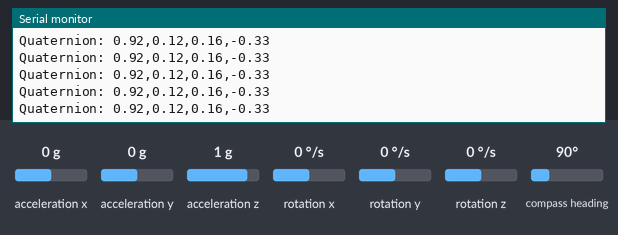
Simulated run of this sketch. Board: Arduino Nano 33 BLE. Shown: the last lines printed to the serial monitor. The test bench sets the inputs (shaded band); at power-on: acceleration x 0 g, rotation x 0 °/s, acceleration z 1 g, acceleration y 0 g, rotation y 0 °/s, rotation z 0 °/s, compass heading 90°.

Above: at 4.2 s.
4.3 s: acceleration x set to -1.4 g
At 5.1 s:
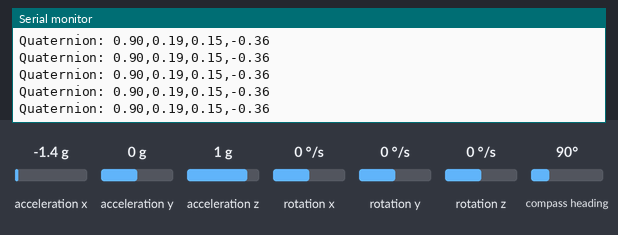
5.8 s: rotation x set to 100 °/s
At 6.7 s:
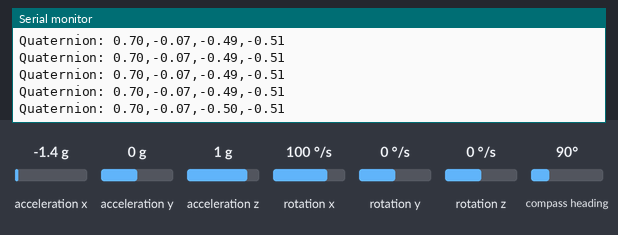
8.8 s: acceleration z set to 0.8 g
At 9.5 s:
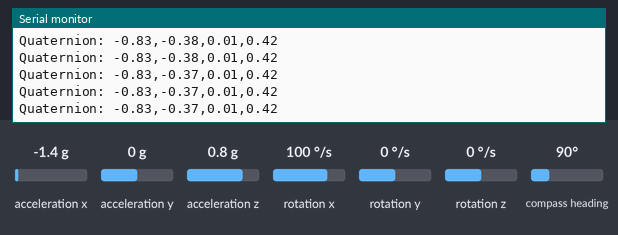
Timing chart, 0 to 10.4 s (numbered marks = the images above; inputs shaded):
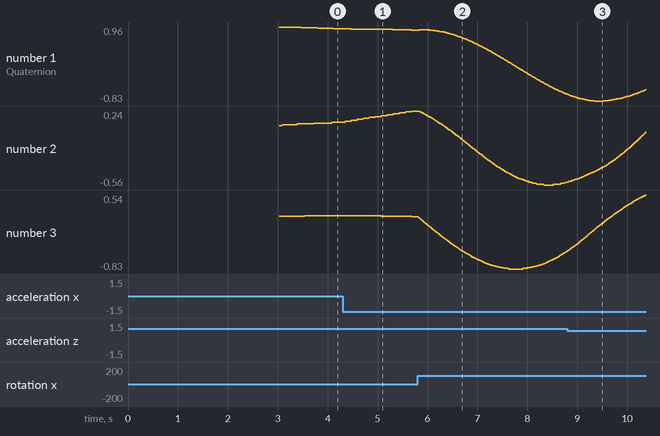

The sketch:

LSM9DS1_4_AHRS_adafruit_lib.ino
```cpp
#include <Arduino_LSM9DS1.h>
#include <Adafruit_AHRS.h>

#define UPDATE_RATE   119
#define MICROS_TO_SEC (1.0e-6)

Adafruit_Madgwick filter;

unsigned long timestamp = 0;

float mag_hardIron[3] = {55.21, -50.13, -68.45};
float mag_softIron[9] = {
  0.992, 0.020, 0.018,
  0.020, 1.002, -0.017,
  0.018, -0.017, 1.007
};

float accel_calibration[3] = {-0.01, 0.06, 0.01};
float gyro_calibration[3] = {0};

void setup() {
  Serial.begin(115200);

  if(!IMU.begin()){
    Serial.println("LSM9DS1 initialization error");
    while(1);
  }

  delay(1000);
  calibrateGyro(100);

  filter.begin(UPDATE_RATE);
}

void loop() {

  if(IMU.gyroscopeAvailable()){
    float dt = getDt();

    float ax, ay, az, gx, gy, gz, mx, my, mz;

    IMU.readGyroscope(gx, gy, gz);
    gx -= gyro_calibration[0];
    gy -= gyro_calibration[1];
    gz -= gyro_calibration[2];

    IMU.readAcceleration(ax, ay, az);

    if(IMU.magneticFieldAvailable()){
      IMU.readMagneticField(mx, my, mz);
      mx -= mag_hardIron[0];
      my -= mag_hardIron[1];
      mz -= mag_hardIron[2];

      setMagSoftIron(&mx, &my, &mz);

      filter.update(-gy,-gx,gz,-ay,-ax,az,mx,my,mz, dt);
    }
    else{
      filter.updateIMU(-gy,-gx,gz,-ay,-ax,az, dt);
    }

    float w, x, y, z;
    filter.getQuaternion(&w, &x, &y, &z);

    Serial.print("Quaternion: ");
    Serial.print(w);
    Serial.print(',');
    Serial.print(x);
    Serial.print(',');
    Serial.print(y);
    Serial.print(',');
    Serial.println(z);

    // float roll = filter.getRoll();
    // float pitch = filter.getPitch();
    // float yaw = filter.getYaw();

    // Serial.print("Orientation: ");
    // Serial.print(yaw);
    // Serial.print(',');
    // Serial.print(pitch);
    // Serial.print(',');
    // Serial.println(roll);
  }
}

float getDt() {
  unsigned long currentTime = micros();
  unsigned long difference = 0;
  float dt = 0;

  //handle variable overflow
  if (currentTime >= timestamp) {
    difference = currentTime - timestamp;
  }
  else {
    difference = (0xFFFFFFFFul - timestamp) + currentTime + 1;
  }

  dt = difference * MICROS_TO_SEC;

  timestamp = currentTime;
  return dt;
}

void setMagSoftIron(float *mx, float *my, float *mz){
  float mxTemp = *mx;
  float myTemp = *my;
  float mzTemp = *mz;
  *mx = mxTemp * mag_softIron[0] + myTemp * mag_softIron[1] + mzTemp * mag_softIron[2];
  *my = mxTemp * mag_softIron[3] + myTemp * mag_softIron[4] + mzTemp * mag_softIron[5];
  *mz = mxTemp * mag_softIron[6] + myTemp * mag_softIron[7] + mzTemp * mag_softIron[8];
}

void calibrateGyro(int samples){

  for(int i=0; i<samples; i++){
    float gx, gy, gz;

    IMU.readGyroscope(gx, gy, gz);

    gyro_calibration[0] += gx;
    gyro_calibration[1] += gy;
    gyro_calibration[2] += gz;
    delay(20);
  }

  gyro_calibration[0] /= float(samples);
  gyro_calibration[1] /= float(samples);
  gyro_calibration[2] /= float(samples);
}
```

Measured:
- after the input at 4.3 s, the serial monitor: prints a new line after 0.05 s (image 1)
- plotted number 2: 0.12 → 0.24 after the input at 4.3 s
